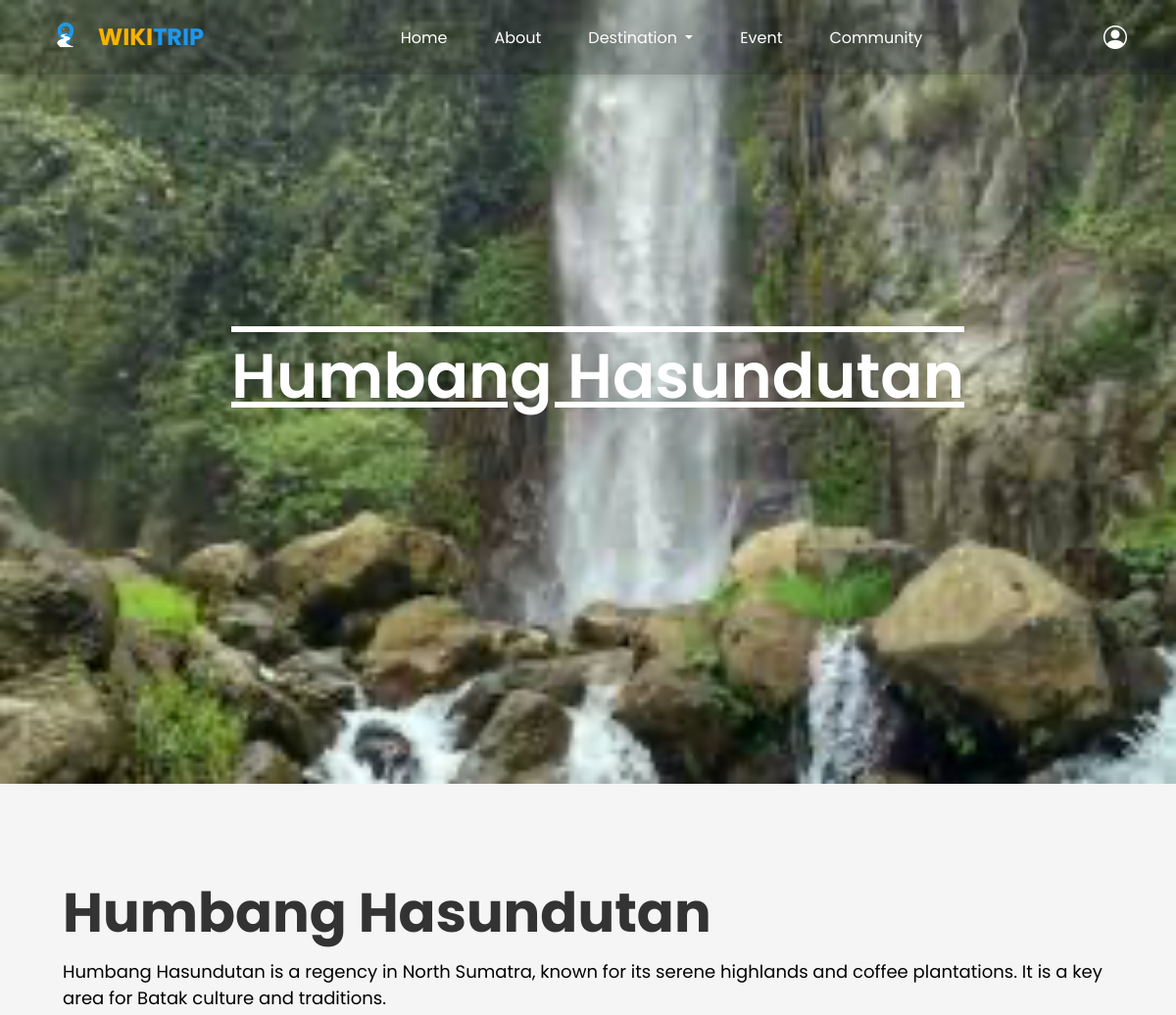
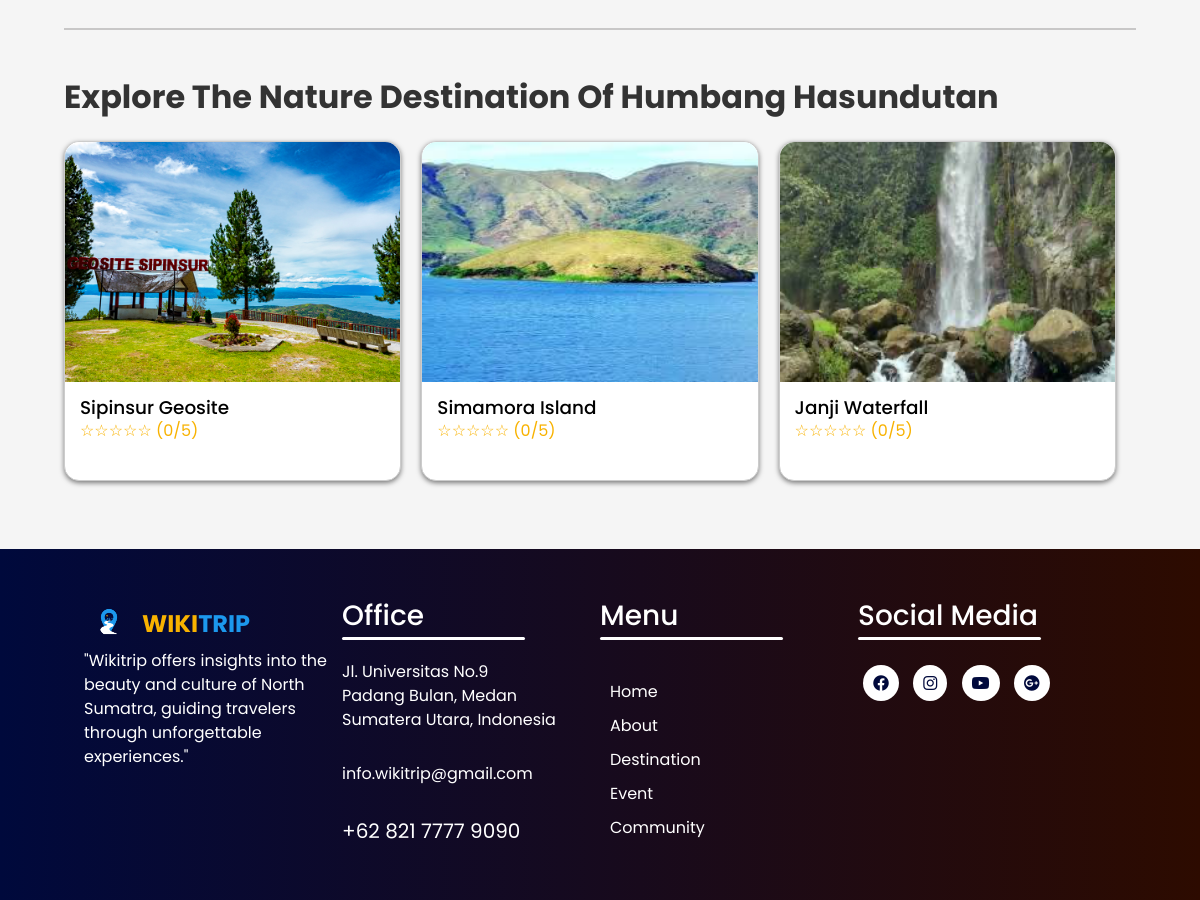
/citycategory.php?city_id=5&category_id=1&image_url=image/HumbangHasundutan/air_jerjun_janji.PNG, run on the app's committed database (2 pictures, top to bottom).
### tables this page shows
CREATE TABLE `cities` (
  `city_id` int(11) NOT NULL,
  `city_name` varchar(64) NOT NULL,
  `description` text DEFAULT NULL
);

CREATE TABLE `tourismcategories` (
  `category_id` int(11) NOT NULL,
  `category_name` varchar(64) NOT NULL,
  `little_desc` text NOT NULL,
  `title_categories` varchar(255) DEFAULT NULL,
  `desc_categories` text DEFAULT NULL,
  `background_image` varchar(255) NOT NULL
);

CREATE TABLE `tourismplaces` (
  `tourism_id` int(11) NOT NULL,
  `city_id` int(11) NOT NULL,
  `category_id` int(11) NOT NULL,
  `tourism_name` varchar(128) NOT NULL,
  `image_url` varchar(255) DEFAULT NULL,
  `description` text DEFAULT NULL,
  `map_url` varchar(2048) DEFAULT NULL
);

### citycategory.php (the view, shortened to what this page needs)
<?php
include('config/conn.php');
$city_id = isset($_GET['city_id']) ? intval($_GET['city_id']) : 0;
$category_id = isset($_GET['category_id']) ? intval($_GET['category_id']) : 0;
$image_url = isset($_GET['image_url']) ? $_GET['image_url'] : 0;
$city_query = "
    SELECT city_name, description
    FROM cities
    WHERE city_id = ?
";
$stmt = $con->prepare($city_query);
$stmt->bind_param("i", $city_id);
$stmt->execute();
$stmt->bind_result($city_name, $city_description);
$category_query = "
    SELECT category_name
    FROM tourismcategories
    WHERE category_id = ?
";
$stmt = $con->prepare($category_query);
$stmt->bind_param("i", $category_id);
$stmt->execute();
$stmt->bind_result($category_name);
$tour_query = "
    SELECT tp.tourism_id, tp.tourism_name, tp.image_url, COALESCE(AVG(r.rating_value), 0) AS average_rating
    FROM tourismplaces tp
    LEFT JOIN ratings r ON tp.tourism_id = r.tourism_id
    WHERE tp.city_id = ? AND tp.category_id = ?
    GROUP BY tp.tourism_id, tp.tourism_name, tp.image_url
";
$stmt = $con->prepare($tour_query);
$stmt->bind_param("ii", $city_id, $category_id);
$stmt->execute();
$stmt->bind_result($tourism_id, $tourism_name, $tour_image_url, $average_rating);
?>
<!doctype html>
<html lang="en">
<head>
    <link href="https://cdn.jsdelivr.net/npm/bootstrap@5.0.2/dist/css/bootstrap.min.css" rel="stylesheet"
>
    <link rel="stylesheet" href="https://cdn.jsdelivr.net/npm/bootstrap-icons@1.11.3/font/bootstrap-icons.min.css">
    <link rel="stylesheet" href="css/style.css">
    <link rel="stylesheet" href="https://cdnjs.cloudflare.com/ajax/libs/font-awesome/6.2.0/css/all.min.css"
 />
</head>
<body id="page-top">
    <nav class="navbar navbar-expand-lg navbar-dark fixed-top" id="main-nav">
        <div class="container">
            <a class="navbar-brand logo fw-bold fs-4 d-flex align-items-center" href="#page-top">
                <img src="image/logo_wikitrip.png" alt="Logo" class="logo-img me-2">
                <span class="text-logo1">WIKI</span><span class="text-logo2">TRIP</span>
            </a>
            <div class="collapse navbar-collapse justify-content-center" id="navbarNav">
                <ul class="navbar-nav mx-auto mb-2 mb-lg-0">
                    <li class="nav-item">
                        <a class="nav-link active text-white" aria-current="page" href="index.php">Home</a>
                    </li>
                    <li class="nav-item">
                        <a class="nav-link text-white" href="index.php#about">About</a>
                    </li>
                    <li class="nav-item dropdown">
                        <a class="nav-link dropdown-toggle text-white" href="#" id="navbarDropdown" role="button" data-bs-toggle="dropdown" aria-expanded="false">
                            Destination
                        </a>
                    </li>
                    <li class="nav-item">
                        <a class="nav-link text-white" href="index.php#Event">Event</a>
                    </li>
                    <li class="nav-item">
                        <a class="nav-link text-white" href="community.php">Community</a>
                    </li>
                </ul>
                <div>
                    <ul>
                        <li class="nav-item profile-dropdown">
                            <div class="bi bi-person-circle text-white fs-4 me-2"></div>
                        </li>
                    </ul>
                </div>
            </div>
        </div>
    </nav>
    <div class="main_background">
        <img src="<?php echo $image_url; ?>" alt="<?php echo $city_name; ?>" class="mainback_img">
        <div class="home__container container" style="align-items: center" ;>
            <div class="home__data">
                <h1 class="home__data-title" style="font-size: 4rem; text-decoration:overline underline;">
                    <?php echo $city_name; ?>
                </h1>
            </div>
        </div>
    </div>
    <div class="main-content">
        <h2 class="content-title"><?php echo $city_name; ?></h2>
        <p class="content-description"><?php echo $city_description; ?></p>
        <hr class="content-divider">
        <h3 class="explore-title" id="explore">Explore The <?php echo $category_name; ?> Of <?php echo $city_name; ?></h3>
        <div class="culinary-card">
            <?php while ($stmt->fetch()): ?>
                <a href="tourism_place.php?tourism_id=<?php echo $tourism_id; ?>" class="restaurant" style="text-decoration: none;">
                    <img src="<?php echo $tour_image_url; ?>" class="restaurant-img">
                    <h3 class="card-title" style="margin-top: 15px; font-size: 1.15rem; padding-left: 15px;">
                        <?php echo $tourism_name; ?>
                    </h3>
                    <p class="card-rating" style="margin-top: 0%; padding-left: 15px;">
                        <?php
                        $roundedRating = floor($average_rating);
                        $stars = str_repeat('★', $roundedRating) . str_repeat('☆', 5 - $roundedRating);
                        echo "$stars ($roundedRating/5)";
                        ?>
                    </p>
                </a>
            <?php endwhile; ?>
        </div>
    </div>
    <?php include 'footer.php'; ?>
</body>
</html>

### css/style.css (style rules this page uses)
body { font-family: Poppins; margin: 0; background-color: white; color: #eee; margin: 0; padding: 0; }
#main-nav { background-color: rgba(0, 0, 0, 0.218); box-shadow: 0 3px 10px rgba(0, 0, 0, 0.14); }
.navbar-brand .text-logo1 { color: #f8b200; }
.navbar-brand .text-logo2 { color: #1c98ed; }
.logo-img { width: 50px; height: 50px; }
ul { margin: 0; padding: 0; display: flex; align-items: center; gap: 2rem; }
li { list-style-type: none; position: relative; padding: 0.625rem 0 0.5rem; }
.main_background { position: relative; height: 100vh; width: 100%; overflow: hidden; }
.mainback_img { position: absolute; top: 0; left: 0; width: 100%; height: 100vh; object-fit: cover; object-position: center; }
.home__container { position: relative; display: flex; flex-direction: column; align-items: flex-start; justify-content: center; height: 100%; text-align: left; z-index: 1; color: white; padding-left: 2rem; }
.home__data-title { font-size: 4rem; font-weight: 600; margin-bottom: 2rem; }
.main-content { padding: 3rem 7rem; background-color: #f5f5f5; text-align: left; width: 100%; box-sizing: border-box; padding-top: 6rem; }
.content-title { font-size: 4rem; font-weight: 700; margin-bottom: 0.8rem; color: #333; }
.content-description { font-size: 1.128rem; margin-bottom: 2rem; color: black; font-weight: normal; }
.content-divider { border: none; border-top: 2px solid #464343; width: 100%; margin-top: 1rem; margin-bottom: 3rem; }
@media (max-width: 1200px) { .main-content { padding: 3rem 2%; } }
@media (max-width: 1200px) { .content-title { font-size: 2.5rem; margin-top: 50px; } }
.explore-title { font-size: 2rem; font-weight: 700; margin-bottom: 1.5rem; color: #333; }
@media screen and (max-width: 1200px) { .main-content { padding: 3rem 4rem; } }
@media screen and (max-width: 1200px) { .content-title { font-size: 3.5rem; } }
.card-title { font-size: 1.25rem; margin: 0; color: black; }
.card-rating { color: #f8b200; margin: 5px 0; }
.culinary-card { display: flex; justify-content: flex-start; flex-wrap: wrap; margin-bottom: 20px; gap: 20px; }
.restaurant { background-color: white; border: 1px solid #ccc; border-radius: 15px; width: calc(33.33% - 20px); height: 340px; box-shadow: 0 2px 5px rgba(0, 0, 0, 0.5); display: flex; flex-direction: column; }
.restaurant-img { width: 100%; height: 240px; border-radius: 15px 15px 0 0; }
.card-title { font-size: 1.15rem; padding-left: 15px; margin-top: 15px; }
.card-rating { padding-left: 15px; margin-top: 5px; }

### data on the page
cities: city_name "Humbang Hasundutan", description "Humbang Hasundutan is a regency in North Sumatra, known for its serene highlands and coffee plantations. It is a key area for Batak culture and traditions."
tourismcategories: category_name "Nature Destination"
tourismplaces: image_url (picture), tourism_name "Sipinsur Geosite", stars "☆☆☆☆☆", roundedRating "0"
tourismplaces: image_url (picture), tourism_name "Simamora Island", stars "☆☆☆☆☆", roundedRating "0"
tourismplaces: image_url (picture), tourism_name "Janji Waterfall", stars "☆☆☆☆☆", roundedRating "0"
